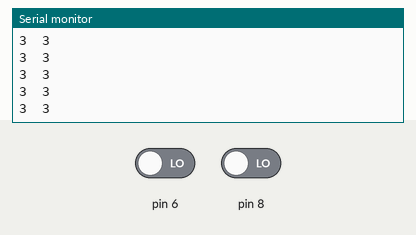
The sketch below on a simulated Arduino Uno, built with avr-gcc and run on an emulated ATmega328P. On the bench: the last lines printed to the serial monitor. The inputs (shaded band) are chosen by the test bench; at power-on: pin 6 LOW, pin 8 LOW.

Above: at 1.2 s.
1.3 s: pin 6 driven HIGH
At 2.0 s:
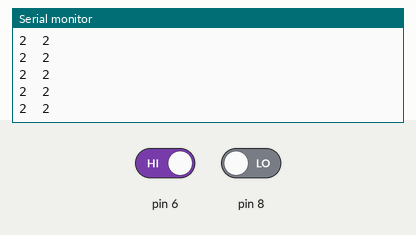
4.3 s: pin 8 driven HIGH
At 4.8 s:
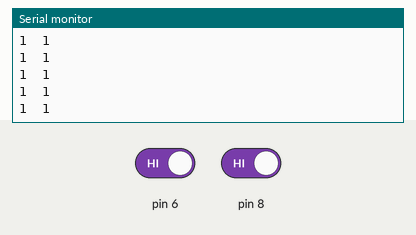
5.8 s: pin 6 driven LOW
At 6.4 s:
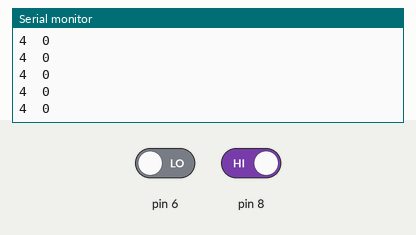
8.8 s: pin 8 driven LOW
At 9.7 s:
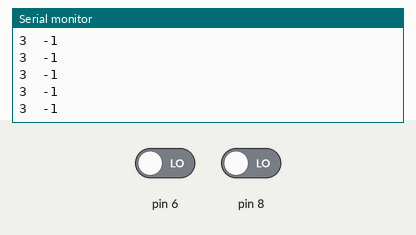
Timing chart, 0 to 11.3 s (numbered marks = the images above; inputs shaded):
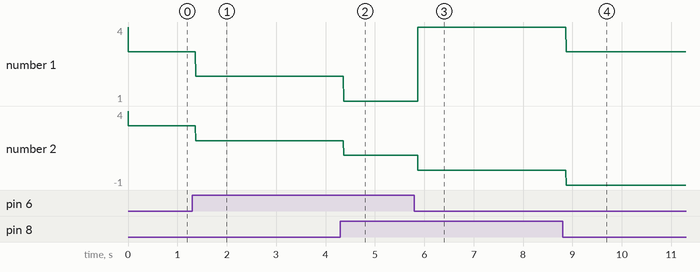

The sketch:

zahnrad.ino
```cpp
#define dr digitalRead
#define tasterA 8
#define tasterB 6
long int zustandsNr = 1;
long int pos;
long int zustandsNr_alt;


void zustand1()
{
  if(!dr(tasterA)) zustandsNr = 2;
  if(!dr(tasterB)) zustandsNr = 4;
}

void zustand2()
{
 if(!dr(tasterB)) zustandsNr = 3;
 if(dr(tasterA)) zustandsNr = 1;
}

void zustand3()
{
  if(dr(tasterA)) zustandsNr = 4;
  if(dr(tasterB)) zustandsNr = 2;
}

void zustand4()
{
  if(dr(tasterB)) zustandsNr = 1;
  if(!dr(tasterA)) zustandsNr = 3;
}

void setup() {
  Serial.begin(9600);
}


void loop() {

  switch(zustandsNr)
  {
    case 1: zustand1(); break;
    case 2: zustand2(); break;
    case 3: zustand3(); break;
    case 4: zustand4(); break;
  }

  pos = pos + (zustandsNr - zustandsNr_alt);

  if((zustandsNr_alt == 4) &&  (zustandsNr == 1))
  {
    pos = pos + 4;


  }
  if((zustandsNr_alt == 1) && (zustandsNr == 4))
  {
    pos = pos - 4;

  }
  zustandsNr_alt = zustandsNr;
  Serial.print(zustandsNr);Serial.print("  ");
  Serial.println(pos);

}
```

Measured:
- after the input at 1.3 s, the serial monitor: prints a new line after 0.07 s (image 1)
- after the input at 4.3 s, the serial monitor: prints a new line after 0.07 s (image 2)
- after the input at 5.8 s, the serial monitor: prints a new line after 0.07 s (image 3)
- after the input at 8.8 s, the serial monitor: prints a new line after 0.07 s (image 4)
- plotted number 1: 3 → 2 after the input at 1.3 s, 2 → 1 after the input at 4.3 s, 1 → 4 after the input at 5.8 s, 4 → 3 after the input at 8.8 s
- plotted number 2: 3 → 2 after the input at 1.3 s, 2 → 1 after the input at 4.3 s, 1 → 0 after the input at 5.8 s, 0 → -1 after the input at 8.8 s
